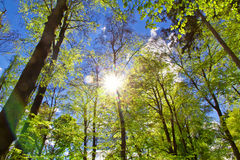
//> input picture subpixTest/subpixTest/1.jpg, 240 x 160 px
$ ./subpixTest   (built with g++ and OpenCV 4)
//> lines starting //> are read from the running program, lines starting //| are printed output that depends on the picture; after the words box and inside, x2 and y2 are one past the last pixel; in counts of white or black regions, pixels touching at a corner belong together
// subpixTest.cpp : 此文件包含 "main" 函数。程序执行将在此处开始并结束。
//
#include "opencv2/highgui/highgui.hpp"
#include "opencv2/imgproc/imgproc.hpp"
#include <iostream>
using namespace cv;
using namespace std;

#define WINDOW_NAME "【亚像素级角点检测】"        //为窗口标题定义的宏

Mat g_srcImage, g_grayImage;
int g_maxCornerNumber = 33;
int g_maxTrackbarNumber = 500;
RNG g_rng(12345);//初始化随机数生成器

void on_GoodFeaturesToTrack(int, void*)
{
	//对变量小于等于1时的处理
	if (g_maxCornerNumber <= 1) { g_maxCornerNumber = 1; }

	//Shi-Tomasi算法（goodFeaturesToTrack函数）的参数准备
	vector<Point2f> corners;
	double qualityLevel = 0.01;//角点检测可接受的最小特征值
	double minDistance = 10;//角点之间的最小距离
	int blockSize = 3;//计算导数自相关矩阵时指定的邻域范围
	double k = 0.04;//权重系数
	Mat copy = g_srcImage.clone();	//复制源图像到一个临时变量中，作为感兴趣区域

	//进行Shi-Tomasi角点检测
	goodFeaturesToTrack(g_grayImage,//输入图像
		corners,//检测到的角点的输出向量
		g_maxCornerNumber,//角点的最大数量
		qualityLevel,//角点检测可接受的最小特征值
		minDistance,//角点之间的最小距离
		Mat(),//感兴趣区域
		blockSize,//计算导数自相关矩阵时指定的邻域范围
		false,//不使用Harris角点检测
		k);//权重系数

	//输出文字信息
	cout << "\n\t>-------------此次检测到的角点数量为：" << corners.size() << endl;

	//绘制检测到的角点
	int r = 4;
	for (unsigned int i = 0; i < corners.size(); i++)
	{
		//以随机的颜色绘制出角点
		circle(copy, corners[i], r, Scalar(g_rng.uniform(0, 255), g_rng.uniform(0, 255),
			g_rng.uniform(0, 255)), -1, 8, 0);
	}

	//显示（更新）窗口
	imshow(WINDOW_NAME, copy);

	//亚像素角点检测的参数设置
	Size winSize = Size(5, 5);
	Size zeroZone = Size(-1, -1);

	TermCriteria criteria = TermCriteria(TermCriteria::EPS + TermCriteria::MAX_ITER, 40, 0.001);

	//计算出亚像素角点位置
	cornerSubPix(g_grayImage, corners, winSize, zeroZone, criteria);

	//输出角点信息
	for (int i = 0; i < corners.size(); i++)
	{
		cout << " \t>>精确角点坐标[" << i << "]  (" << corners[i].x << "," << corners[i].y << ")" << endl;
	}


}


static void ShowHelpText()
{
	printf("\n\n\t\t\t   当前使用的OpenCV版本为：" CV_VERSION);
	printf("\n\n  ----------------------------------------------------------------------------\n");
	//输出一些帮助信息
	printf("\n\t欢迎来到【亚像素级角点检测】示例程序\n\n");
	printf("\n\t请调整滑动条观察图像效果\n\n");

}

int main()
{
	//改变console字体颜色
	system("color 2F");

	//显示帮助文字
	ShowHelpText();

	//载入源图像并将其转换为灰度图
	g_srcImage = imread("1.jpg", 1);
//> g_srcImage is the input picture: 160 rows x 240 cols, CV_8UC3; mean B, G, R 86.8, 123, 112.8
	cvtColor(g_srcImage, g_grayImage, COLOR_BGR2GRAY);
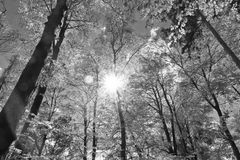
//> g_grayImage: 160 rows x 240 cols, CV_8UC1; min 1, max 255, mean 115.8

	//创建窗口和滑动条，并进行显示和回调函数初始化
	namedWindow(WINDOW_NAME, WINDOW_AUTOSIZE);
	createTrackbar("最大角点数", WINDOW_NAME, &g_maxCornerNumber, g_maxTrackbarNumber, on_GoodFeaturesToTrack);
	imshow(WINDOW_NAME, g_srcImage);
	on_GoodFeaturesToTrack(0, 0);
//> in on_GoodFeaturesToTrack, `goodFeaturesToTrack(g_grayImage, corners, g_maxCornerNumber, qualityLe..`: corners = 33 Points (x, y), first 12: [171, 29], [181, 27], [96, 149], [46, 138], [26, 110], [197, 8], [36, 114], [170, 46], [230, 146], [49, 120], [114, 136], [229, 116]
//| 	>-------------此次检测到的角点数量为：33
//> the loop in on_GoodFeaturesToTrack, `for (unsigned int i = 0; i < corners.size(); i++)` made 33 passes
//> after the loop in on_GoodFeaturesToTrack, `for (unsigned int i = 0; i < corners.size(); i++)`:
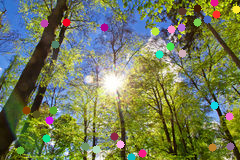
//> copy: 160 rows x 240 cols, CV_8UC3; 4.18% of pixels changed, all inside (x1, y1, x2, y2) = (16, 0, 240, 160)
//> in on_GoodFeaturesToTrack, `cornerSubPix(g_grayImage, corners, winSize, zeroZone, criteria);`: corners = 33 Points (x, y), first 12: [171, 29], [178.7, 26.05], [94.18, 148.5], [44.83, 139.6], [28.79, 112.3], [197.5, 7.05], [35.32, 115.4], [167.2, 49.77], [232.5, 143.4], [49, 120], [111.7, 137.4], [229, 116]
//> the loop in on_GoodFeaturesToTrack, `for (int i = 0; i < corners.size(); i++)` made 33 passes
//|  	>>精确角点坐标[0]  (171,29)
//|  	>>精确角点坐标[1]  (178.71,26.0543)
//|  	>>精确角点坐标[2]  (94.1762,148.495)
//|  	>>精确角点坐标[3]  (44.8296,139.607)
//|  	>>精确角点坐标[4]  (28.7908,112.307)
//|  	>>精确角点坐标[5]  (197.485,7.04922)
//|  	>>精确角点坐标[6]  (35.3233,115.442)
//|  	>>精确角点坐标[7]  (167.23,49.7667)
//> (output is shown up to pass 8 of 33)

	waitKey(0);
	return(0);
}

// 运行程序: Ctrl + F5 或调试 >“开始执行(不调试)”菜单
// 调试程序: F5 或调试 >“开始调试”菜单

// 入门使用技巧:
//   1. 使用解决方案资源管理器窗口添加/管理文件
//   2. 使用团队资源管理器窗口连接到源代码管理
//   3. 使用输出窗口查看生成输出和其他消息
//   4. 使用错误列表窗口查看错误
//   5. 转到“项目”>“添加新项”以创建新的代码文件，或转到“项目”>“添加现有项”以将现有代码文件添加到项目
//   6. 将来，若要再次打开此项目，请转到“文件”>“打开”>“项目”并选择 .sln 文件
